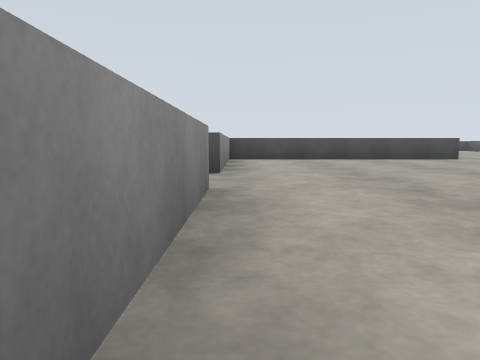
view 1 (above)

18 first-person views from a walk through a Gazebo world. The camera is 0.72 m above the floor, tilts 6° down and sees 70° across. The floor is counted in squares, 2 m on a side. Each view is taken from the middle of a square. On the plan, view 1 faces up. The plan holds only what a view shows up to about 9 squares ahead; the rest is blank. The place goes on beyond the plan. The robots in the file are not drawn.

view 2
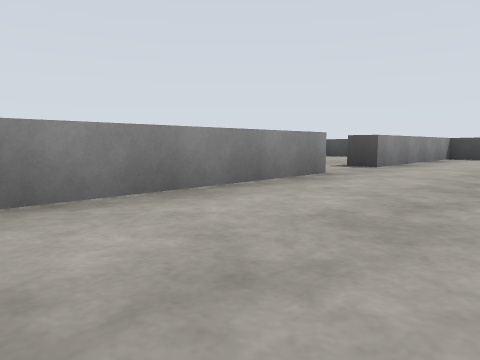

view 3
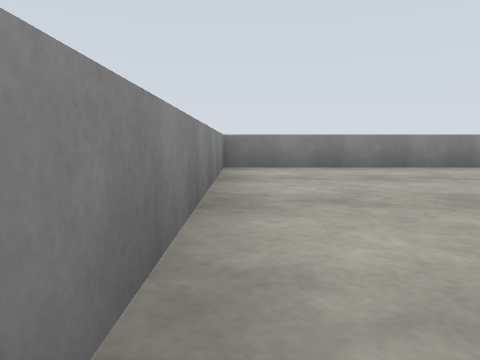

view 4
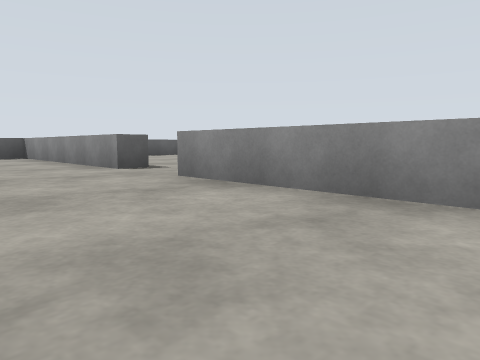

view 5
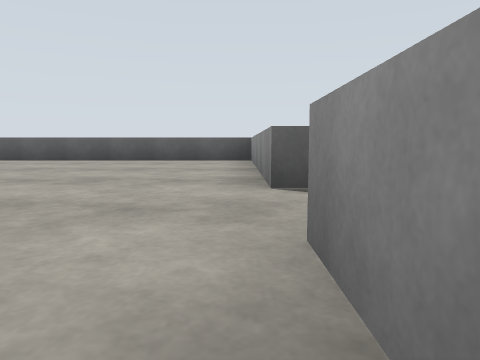

view 6
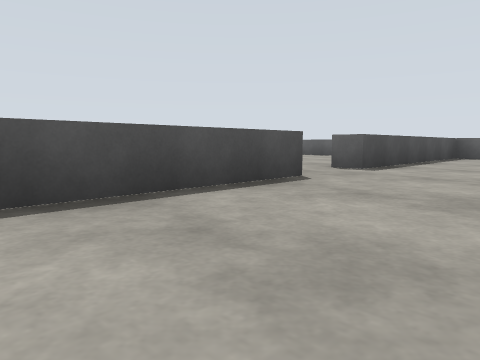

view 7
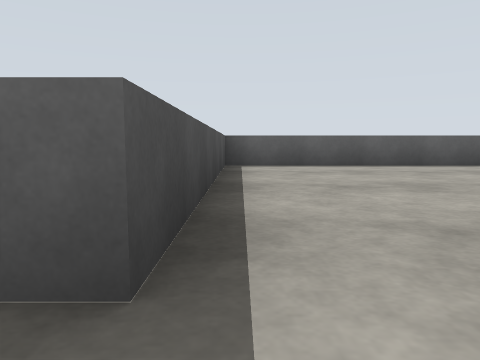

view 8
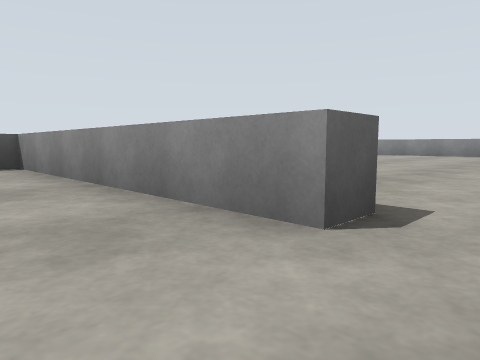

view 9
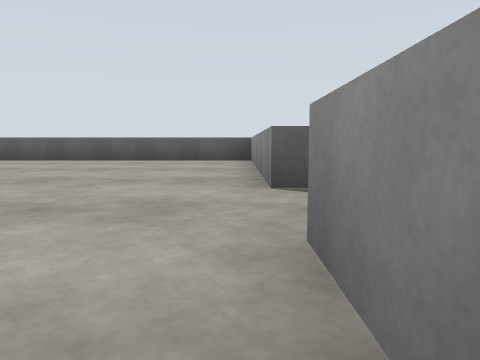

view 10
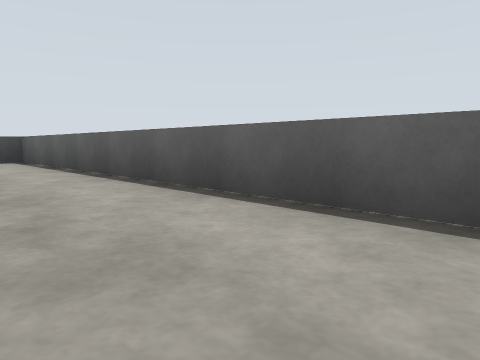

view 11
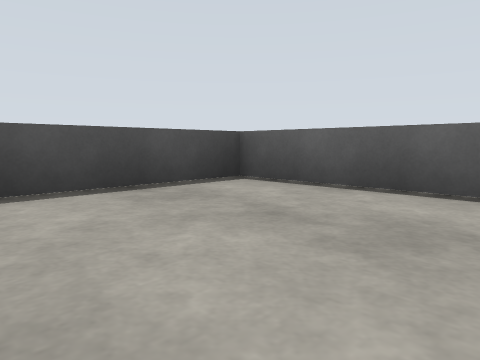

view 12
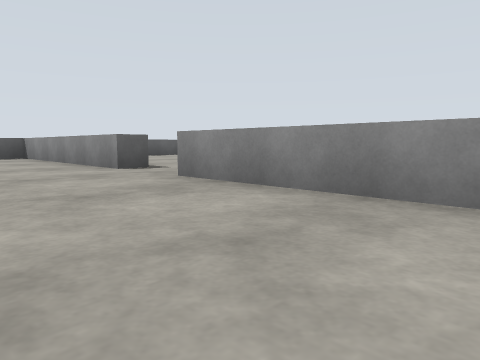

view 13
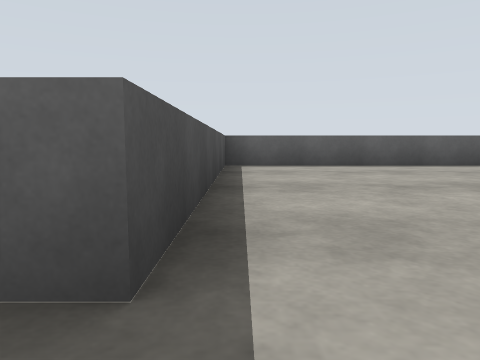

view 14
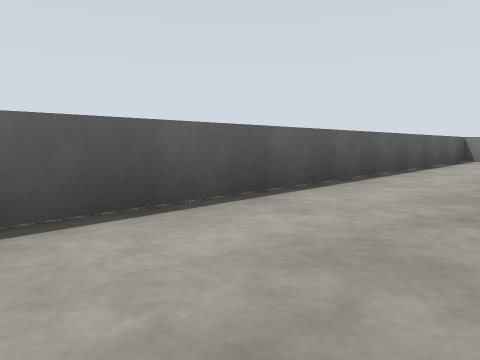

view 15
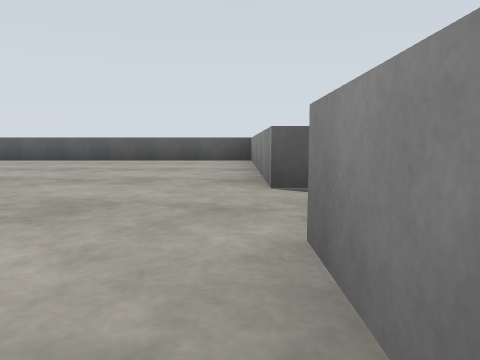

view 16
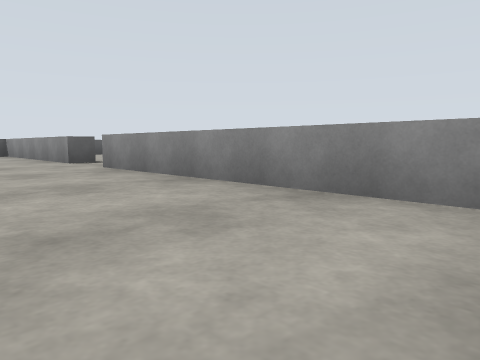

view 17
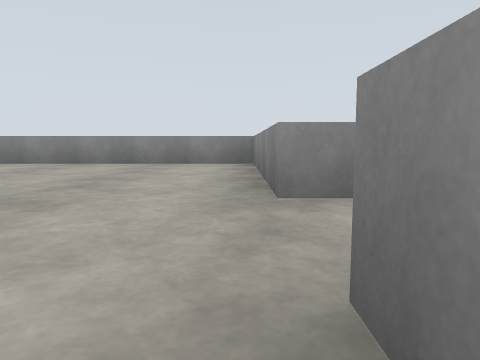

view 18
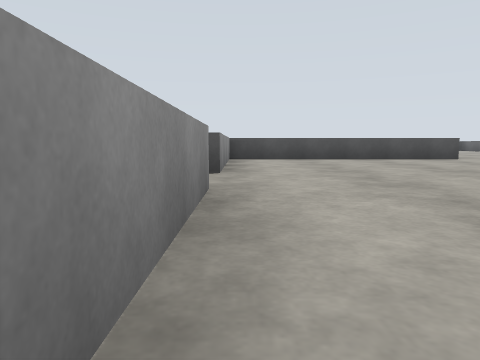

### Floor plan
Key: @ floor where view 1 was taken; # wall or solid block; . floor; = window, fence, low wall or low ledge.
Columns run from 2 left of view 1 to 12 right of it. Each row starts with its distance up from view 1.
 18             ===
 17            ...=
 16            ...=
 15            ...=
 14              .=
 13            ...=
 12           ....=
 11     ..........=
 10     ..........=
  9     ..........#
  8   ======.=====#
  7 .=............=
  6 .=...... .....=
  5 .=.....  .....=
  4  .....   .....=
  3   ...    .....=
  2  =...    .....=
  1  =............=
  0  =@...........=
 -1  =............#
 -2   ======.=====#
 -3  =...... .....=
 -4  =.....   ....=
 -5  =.....     ..=
 -6   ....      ..=
 -7  ....      ...=
 -8  =...     ....=
 -9  =....  ......=
-10  =............=
-11  =............#
-12   ======.=====#

Where each view was taken, in squares from view 1:
view 1: 0 up, 0 right, facing up
view 2: 1 down, 2 right, facing up-left
view 3: 1 down, 5 right, facing left
view 4: 1 up, 2 right, facing down-right
view 5: 1 down, 4 right, facing right
view 6: 6 up, 2 right, facing up-right
view 7: 8 up, 6 right, facing right
view 8: 10 up, 6 right, facing down-right
view 9: 9 up, 4 right, facing right
view 10: 10 up, 10 right, facing up-right
view 11: 15 up, 9 right, facing up-right
view 12: 11 up, 2 right, facing down-right
view 13: 2 down, 6 right, facing right
view 14: 3 down, 10 right, facing down-right
view 15: 11 down, 4 right, facing right
view 16: 9 down, 0 right, facing down-right
view 17: 5 down, 0 right, facing down
view 18: 10 down, 0 right, facing up
